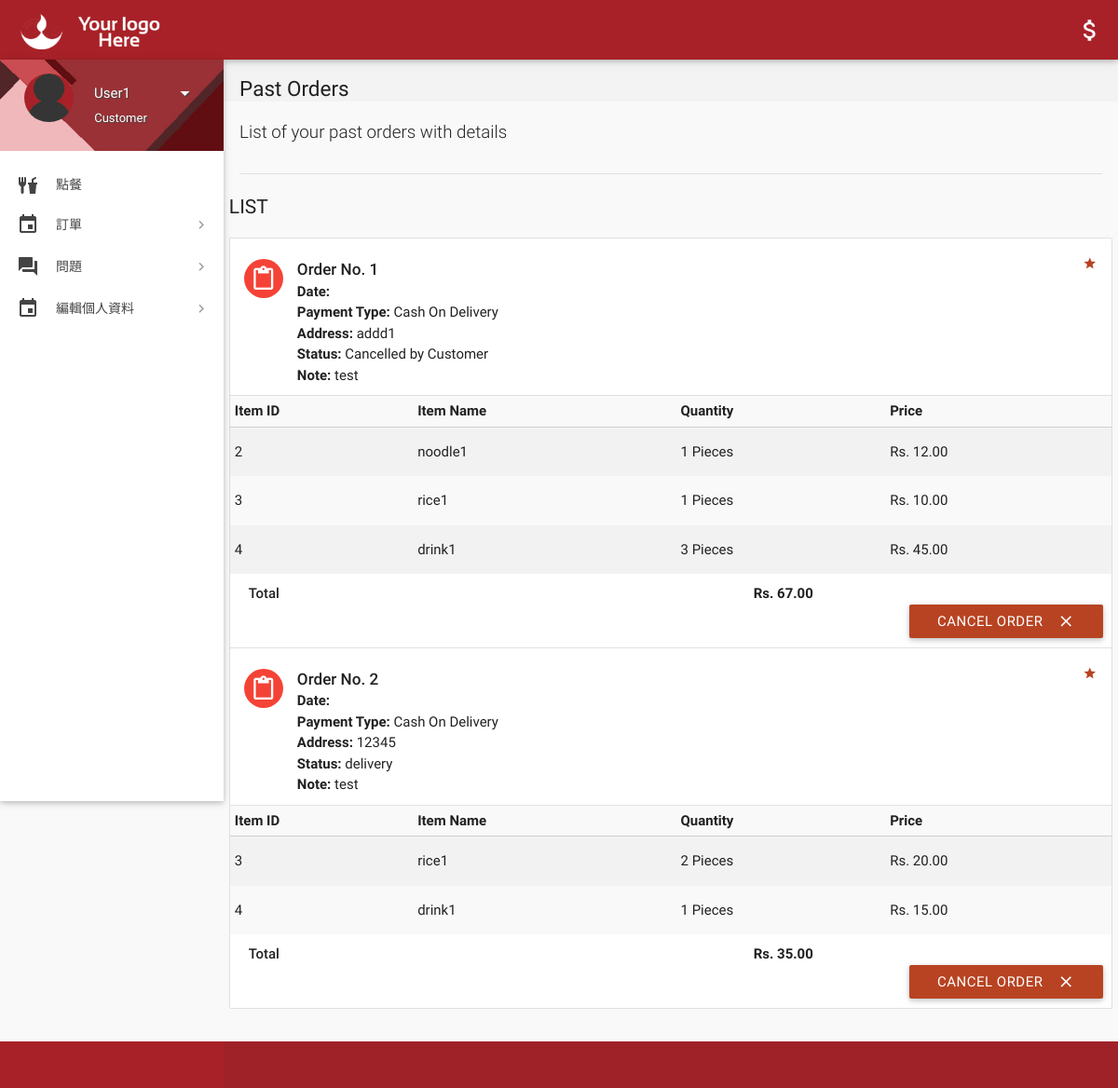
Page /orders.php (signed in) on the committed database.
### tables this page shows
CREATE TABLE `order_details` (
  `id` int(11) NOT NULL,
  `order_id` int(11) DEFAULT NULL,
  `item_id` int(11) DEFAULT NULL,
  `quantity` int(11) DEFAULT NULL,
  `price` decimal(10,2) DEFAULT NULL,
  `ice` varchar(50) DEFAULT NULL,
  `sweet` varchar(50) DEFAULT NULL,
  `nood_type` varchar(50) DEFAULT NULL
);

CREATE TABLE `orders` (
  `id` int(11) NOT NULL,
  `customer_id` int(11) DEFAULT NULL,
  `address` text DEFAULT NULL,
  `description` text DEFAULT NULL,
  `date` datetime DEFAULT NULL,
  `payment_type` varchar(50) DEFAULT NULL,
  `total` decimal(10,2) DEFAULT NULL,
  `status` varchar(50) DEFAULT NULL,
  `deleted` int(11) DEFAULT 0
);

CREATE TABLE `items` (
  `it_id` int(11) NOT NULL,
  `name` varchar(100) DEFAULT NULL,
  `price` int(11) DEFAULT NULL,
  `deleted` tinyint(4) DEFAULT NULL,
  `type` varchar(50) DEFAULT NULL
);

### includes/connect.php (called while the page is built, shortened)
<?php
$name = $_SESSION['name'];
$role = $_SESSION['role'];
?>

### includes/wallet.php (called while the page is built, shortened)
<?php
include 'connect.php';
$user_id = $_SESSION['user_id'];
?>

### orders.php (the view, shortened to what this page needs)
<?php
include 'includes/connect.php';
include 'includes/wallet.php';
	if($_SESSION['customer_sid']==session_id())
	{
		?>
<!DOCTYPE html>
<html lang="en">
<head>
  <link href="css/materialize.min.css" type="text/css" rel="stylesheet" media="screen,projection">
  <link href="css/style.min.css" type="text/css" rel="stylesheet" media="screen,projection">
  <link href="css/custom/custom.min.css" type="text/css" rel="stylesheet" media="screen,projection">
  <link href="js/plugins/perfect-scrollbar/perfect-scrollbar.css" type="text/css" rel="stylesheet" media="screen,projection">
  <link href="https://cdn.jsdelivr.net/npm/@mdi/font@7.4.47/css/materialdesignicons.min.css" type="text/css" rel="stylesheet" media="screen,projection">
</head>
<body>
  <header id="header" class="page-topbar">
        <div class="navbar-fixed">
            <nav class="navbar-color">
                <div class="nav-wrapper">
                    <ul class="left">
                      <li><h1 class="logo-wrapper"><a href="index.php" class="brand-logo darken-1"><img src="images/materialize-logo.png" alt="logo"></a> <span class="logo-text">Logo</span></h1></li>
                    </ul>
                    <ul class="right hide-on-med-and-down">
                        <li><a href="#"  class="waves-effect waves-block waves-light"><i class="mdi-editor-attach-money"><?php echo $balance;?></i></a>
                        </li>
                    </ul>
                </div>
            </nav>
        </div>
  </header>
  <div id="main">
    <div class="wrapper">
      <?php include 'aside.php'; ?>
      <section id="content">
        <div id="breadcrumbs-wrapper">
          <div class="container">
            <div class="row">
              <div class="col s12 m12 l12">
                <h5 class="breadcrumbs-title">Past Orders</h5>
              </div>
            </div>
          </div>
        </div>
        <div class="container">
          <p class="caption">List of your past orders with details</p>
          <div class="divider"></div>
<div id="work-collections" class="seaction">
    <?php
    if(isset($_GET['status'])){
        $status = $_GET['status'];
    } else {
        $status = '%';
    }
    $sql = mysqli_query($con, "
        SELECT orders.*, order_details.item_id, order_details.quantity, order_details.price, items.name as item_name
        FROM orders
        LEFT JOIN order_details ON orders.id = order_details.order_id
        LEFT JOIN items ON order_details.item_id = items.it_id
        WHERE orders.customer_id = $user_id AND orders.status LIKE '$status'
        ORDER BY orders.id;
    ");
    echo '<div class="row">
            <div>
                <h4 class="header">List</h4>
                <ul id="issues-collection" class="collection">';
    $current_order_id = null;
    while($row = mysqli_fetch_array($sql)) {
        if ($current_order_id != $row['id']) {
            if ($current_order_id !== null) {
                echo '</tbody></table>';
                echo '<li class="collection-item">
                        <div class="row">
                            <div class="col s7">
                                <p class="collections-title">Total</p>
                            </div>
                            <div class="col s2">
                                <span></span>
                            </div>
                            <div class="col s3">
                                <span><strong>Rs. '.$order_total.'</strong></span>
                            </div>';
                if(!preg_match('/^Cancelled/', $status)){
                    if($status != 'Delivered'){
                        echo '<form action="routers/cancel-order.php" method="post">
                                <input type="hidden" value="'.$current_order_id.'" name="id">
                                <input type="hidden" value="Cancelled by Customer" name="status">
                                <input type="hidden" value="'.$payment_type.'" name="payment_type">
                                <button class="btn waves-effect waves-light right submit" type="submit" name="action">Cancel Order
                                      <i class="mdi-content-clear right"></i>
                                </button>
                              </form>';
                    }
                }
                echo '</div></li>';
            }
            $current_order_id = $row['id'];
            $order_total = $row['total'];
            $payment_type = $row['payment_type'];
            echo '<li class="collection-item avatar">
                    <i class="mdi-content-content-paste red circle"></i>
                    <span class="collection-header">Order No. '.$row['id'].'</span>
                    <p><strong>Date:</strong> '.$row['date'].'</p>
                    <p><strong>Payment Type:</strong> '.$row['payment_type'].'</p>
                    <p><strong>Address: </strong>'.$row['address'].'</p>
                    <p><strong>Status:</strong> '.($row['status']=='Paused' ? 'Paused <a data-position="bottom" data-delay="50" data-tooltip="Please contact administrator for further details." class="btn-floating waves-effect waves-light tooltipped cyan">?</a>' : $row['status']).'</p>
                    '.(!empty($row['description']) ? '<p><strong>Note: </strong>'.$row['description'].'</p>' : '').'
                    <a href="#" class="secondary-content"><i class="mdi-action-grade"></i></a>
                  </li>';
            echo '<table class="striped">
                    <thead>
                        <tr>
                            <th>Item ID</th>
                            <th>Item Name</th>
                            <th>Quantity</th>
                            <th>Price</th>
                        </tr>
                    </thead>
                    <tbody>';
        }
        echo '<tr>
                <td>'.$row['item_id'].'</td>
                <td>'.$row['item_name'].'</td>
                <td>'.$row['quantity'].' Pieces</td>
                <td>Rs. '.$row['price'].'</td>
              </tr>';
    }
    if ($current_order_id !== null) {
        echo '</tbody></table>';
        echo '<li class="collection-item">
                <div class="row">
                    <div class="col s7">
                        <p class="collections-title">Total</p>
                    </div>
                    <div class="col s2">
                        <span></span>
                    </div>
                    <div class="col s3">
                        <span><strong>Rs. '.$order_total.'</strong></span>
                    </div>';
        if(!preg_match('/^Cancelled/', $status)){
            if($status != 'Delivered'){
                echo '<form action="routers/cancel-order.php" method="post">
                        <input type="hidden" value="'.$current_order_id.'" name="id">
                        <input type="hidden" value="Cancelled by Customer" name="status">
                        <input type="hidden" value="'.$payment_type.'" name="payment_type">
                        <button class="btn waves-effect waves-light right submit" type="submit" name="action">Cancel Order
                              <i class="mdi-content-clear right"></i>
                        </button>
                      </form>';
            }
        }
        echo '</div></li>';
    }
    echo '  </ul>
          </div>
          </div>';
    ?>
                </div>
              </div>
            </div>
        </div>
  <footer class="page-footer">
    <div class="footer-copyright">
    </div>
  </footer>
</body>
</html>
<?php
	}
?>

### aside.php (shortened to what this page needs)
<link href="https://cdn.jsdelivr.net/npm/@mdi/font@7.4.47/css/materialdesignicons.min.css" type="text/css" rel="stylesheet" media="screen,projection">
<aside id="left-sidebar-nav">
        <ul id="slide-out" class="side-nav fixed leftside-navigation">
            <li class="user-details cyan darken-2">
            <div class="row">
                <div class="col col s4 m4 l4">
                    <img src="images/avatar.jpg" alt="" class="circle responsive-img valign profile-image">
                </div>
                <div class="col col s8 m8 l8">
                    <a class="btn-flat dropdown-button waves-effect waves-light white-text profile-btn" href="#" data-activates="profile-dropdown"><?php echo $name;?> <i class="mdi-navigation-arrow-drop-down right"></i></a>
                    <p class="user-roal"><?php echo $role;?></p>
                </div>
            </div>
            </li>
                <li class="no-padding">
                        <ul class="collapsible collapsible-accordion">
                            <li class="bold"><a href="index.php" class="waves-effect waves-cyan"><i class="mdi mdi-food-fork-drink"></i>點餐</a>
                            </li>
                        </ul>
                    </li>
                <li class="no-padding">
                    <ul class="collapsible collapsible-accordion">
                        <li class="bold"><a class="collapsible-header waves-effect waves-cyan"><i class="mdi-editor-insert-invitation"></i>訂單</a>
                        </li>
                    </ul>
                </li>
                <li class="no-padding">
                    <ul class="collapsible collapsible-accordion">
                        <li class="bold"><a class="collapsible-header waves-effect waves-cyan"><i class="mdi-action-question-answer"></i>問題</a>
                        </li>
                    </ul>
                </li>
                <li class="no-padding">
                    <ul class="collapsible collapsible-accordion">
                        <li class="bold"><a class="collapsible-header waves-effect waves-cyan"><i class="mdi-editor-insert-invitation"></i> 編輯個人資料</a>
                        </li>
                    </ul>
                </li>
        </ul>
        </aside>

### rows in the picture
order_details: order "1", order.payment_type "Cash On Delivery", order.address "addd1", order.status "Cancelled by Customer", order.description "test", item "2", item.name "noodle1", quantity "1", price "12.00"
order_details: item "3", item.name "rice1", quantity "1", price "10.00"
order_details: item "4", item.name "drink1", quantity "3", price "45.00"
order_details: order "2", order.payment_type "Cash On Delivery", order.address "12345", order.status "delivery", order.description "test", item "3", item.name "rice1", quantity "2", price "20.00"
orders: total "67.00"
order_details: item "4", item.name "drink1", quantity "1", price "15.00"
orders: total "35.00"

### other values in the picture
$name "User1"
$role "Customer"
